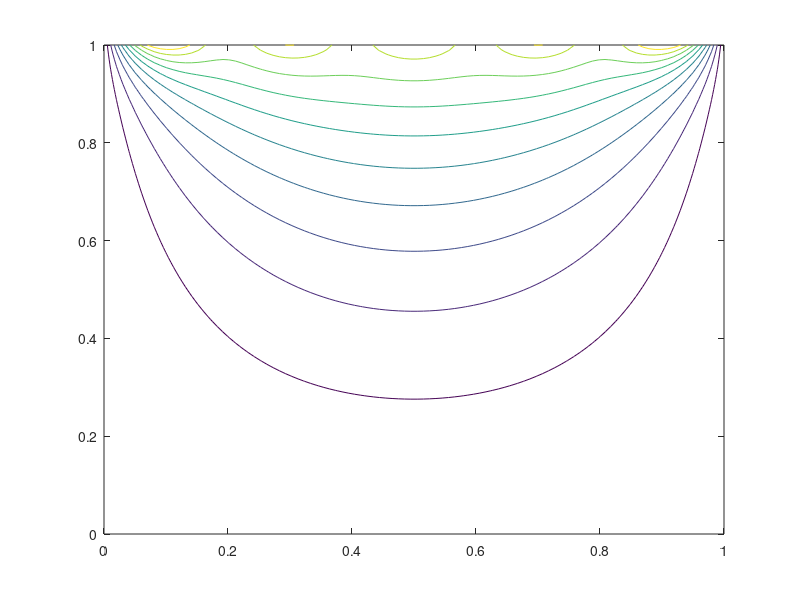

Recreate this plot in MATLAB.
%RUNSCRIPT Q2
res = 100;
xS = linspace(0,1, res);
yS = linspace(0,1, res);
[X,Y] = meshgrid(xS,yS);
% Accumalator Matrix
Z = zeros(res, res);
% Bn function with T_Hot factored out
N = 10;
bnFunc = @(m) 2/(pi*m)*( (-1)^(m+1) + 1 ) /sinh(m*pi);
generalFunc = @(xs, ys, n) bnFunc(n) * sin(n*pi*xs) * sinh(n*pi*ys);
for i = 1:res
    xs = xS(i);
    for j = 1:res
        ys = yS(j);
        for n = 1:N
            Z(i,j) = Z(i,j) + generalFunc(xs,ys,n);
        end
    end
end
%Transpose to fix orientation
contour(X,Y,Z');

